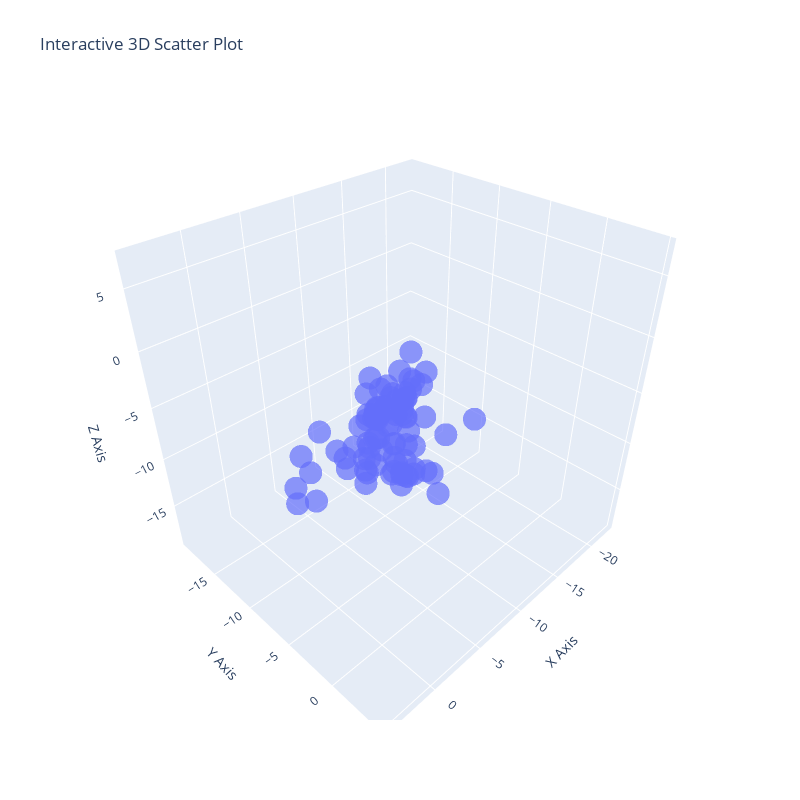

Notebook code for this chart:
### Code cell
import plotly.express as px
import numpy as np

x = tgt[0,:,0].detach().numpy()
y = tgt[0,:,1].detach().numpy()
z = tgt[0,:,2].detach().numpy()

# colors = np.random.uniform(0, 1, 86)

# Create interactive 3D scatter plot
fig = px.scatter_3d(
    x=x, y=y, z=z,
    # color=colors,
    title='Interactive 3D Scatter Plot',
    labels={'color': 'Point Index'},
    opacity=0.7
)

# Update layout for better interaction
fig.update_layout(
    scene = dict(
        xaxis_title='X Axis',
        yaxis_title='Y Axis',
        zaxis_title='Z Axis'
    ),
    width=800,
    height=800
)

# Show plot
fig.show()

### Figure 1 — Plotly figure (JSON) as saved in the notebook; plotly's stock layout.template omitted (floating-point values rounded to 4 significant figures)
{"data": [{"hovertemplate": "x=%{x}<br>y=%{y}<br>z=%{z}<extra></extra>", "legendgroup": "", "marker": {"color": "#636efa", "opacity": 0.7, "symbol": "circle"}, "mode": "markers", "name": "", "scene": "scene", "showlegend": false, "type": "scatter3d", "x": [-10.03, -7.255, -4.747, -3.235, -2.757, -1.449, 0.2867, -0.8048, -0.5256, -0.7592, 0.7482, 0.7421, 0.9632, 1.743, 1.412, 1.937, 1.266, 3.578, 2.595, 0.09236, -1.014, -2.992, 0.1007, 2.165, 4.171, 3.7, 2.564, 3.485, 1.638, -11.7, -11.1, -11.61, -12.51, -12.53, -11.02, -10.21, -9.952, -7.917, -9.97, -7.958, -8.835, -8.673, -10.17, -12.03, -10.31, -11.48, -12.47, -13.42, -15.13, -13.39, -14.23, -13.73, -14.09, -14.27, -16.12, -15.83, -15.4, -15.59, -9.382, -8.978, -11.69, -10.65, -12.11, -11.03, -10.85, -7.828, -7.444, -8.059, -5.754, -8.127, -8.881, -9.591, -10.41, -12.01, -14.12, -13.44, -15.3, -14.85, -15.71, -17.96, -18.44, -20.03, -19.7, -21.4, -22.42, -20.93], "y": [-0.5837, -0.8496, -1.484, -0.6343, -0.4033, -1.892, -0.4928, 0.3092, -0.2799, 1.505, 3.053, 3.099, 4.686, 4.384, 4.291, 2.854, 3.808, 2.801, 0.7622, -0.01416, 0.2942, -0.5309, -2.918, -3.829, -3.113, -3.816, -3.651, -3.21, -3.608, -14.21, -12.34, -10.82, -11.1, -8.931, -9.86, -8.128, -8.859, -10.29, -8.756, -8.197, -10.0, -8.572, -8.561, -9.492, -12.47, -12.2, -11.12, -12.45, -12.86, -14.18, -16.25, -15.06, -13.88, -15.74, -17.45, -18.47, -16.89, -18.31, -7.345, -6.923, -5.979, -4.332, -7.083, -7.446, -8.262, -10.1, -12.21, -9.787, -11.18, -10.92, -9.491, -11.68, -11.24, -13.15, -11.97, -13.42, -14.67, -12.64, -15.3, -15.64, -15.72, -15.21, -16.47, -15.91, -19.0, -19.11], "z": [-3.794, -3.852, -3.828, -5.125, -3.326, -1.597, -0.5864, 1.004, 3.421, 3.914, 3.779, 3.752, 4.689, 6.688, 6.985, 6.261, 3.466, 1.479, 1.407, 1.898, -0.6185, -2.209, -3.829, -5.947, -4.43, -3.854, -3.149, -1.035, -0.3585, -17.9, -15.49, -15.98, -15.44, -15.39, -13.15, -13.61, -13.53, -11.77, -10.44, -9.712, -7.886, -6.227, -6.061, -7.236, -7.418, -9.242, -9.931, -8.851, -10.5, -11.96, -9.327, -12.09, -13.4, -13.18, -14.18, -15.36, -17.22, -18.72, -13.77, -11.95, -13.06, -13.64, -13.68, -13.02, -14.2, -14.33, -12.55, -11.56, -10.26, -8.803, -9.652, -9.315, -9.469, -11.22, -11.2, -10.73, -11.26, -11.3, -13.08, -13.19, -13.29, -12.26, -12.01, -11.75, -11.18, -12.86]}], "layout": {"height": 800, "legend": {"tracegroupgap": 0}, "scene": {"domain": {"x": [0, 1], "y": [0, 1]}, "xaxis": {"title": {"text": "X Axis"}}, "yaxis": {"title": {"text": "Y Axis"}}, "zaxis": {"title": {"text": "Z Axis"}}}, "title": {"text": "Interactive 3D Scatter Plot"}, "width": 800}}
